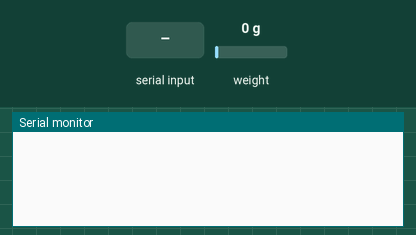
The sketch below on a simulated ESP32. On the bench: the last lines printed to the serial monitor. The test bench sets the inputs (shaded band); at power-on: weight on the scale 0 g. EEPROM starts erased.

Above: at 0.8 s.
0.9 s: "90,45\n" received over Serial
At 1.5 s:
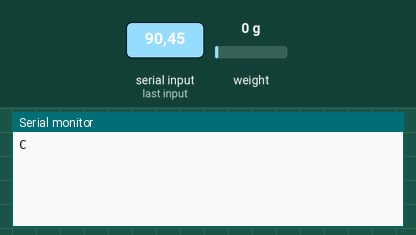
5.4 s: "k90\n" received over Serial
At 8.3 s:
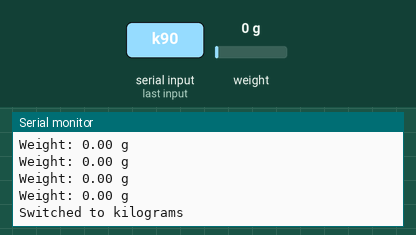
8.4 s: weight on the scale set to 100 g
At 9.7 s:
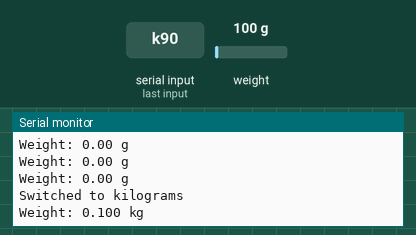
11.4 s: "k,45\n" received over Serial
At 12.4 s:
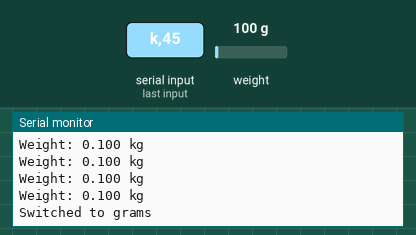
13.4 s: weight on the scale set to 1250 g
At 14.7 s:
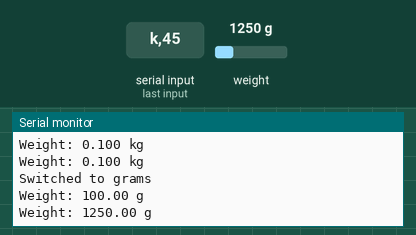
Timing chart, 0 to 15.9 s (numbered marks = the images above; inputs shaded):
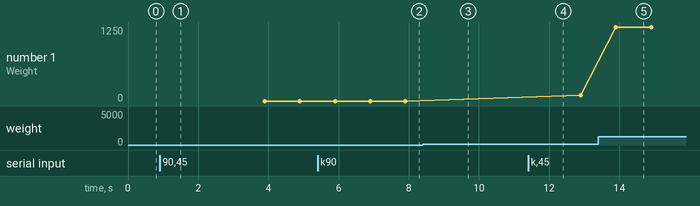

Measured:
- after the input at 0.9 s, the serial monitor: prints a new line at once (image 1)
- after the input at 5.4 s, the serial monitor: prints a new line after 2.5 s (image 2)
- after the input at 8.4 s, the serial monitor: prints a new line after 0.50 s (image 3)
- after the input at 11.4 s, the serial monitor: prints a new line after 0.50 s (image 4)
- after the input at 13.4 s, the serial monitor: prints a new line after 0.50 s (image 5)
- plotted number 1: 0 → 100 after the input at 11.4 s, 100 → 1250 after the input at 13.4 s

The sketch:

Arduino_to_esp32.ino
```cpp
/*-----------------------------------------Every command of this code will hendled by ESP32------------------------------------
                       But in case You can use following command :-
                      # To calibrate the load cell press-----> y or Y.
                      # To skip calibration press any alphanumeric key
                      # For unit conversion press------------> U or u.
*/

/* This is the code for load cell which can be used for any kind of load cell because it has a calibration function it also has a
  feature of taring and unit conversion.
---------------------------------------------------------------------------------------------------------------------
* components used:-
  1. Load cell
  2.HX711 module
  3. Arduino board

-------------------------------------Connection with arduino and esp32--------------------------------------------------
# connect Rx pin of arduino with Tx pin of esp32 dev module (pin17)
# connect Tx pin of arduino with Rx pin of es32 dev module (Pin16)
# connect ground pin of arduino with ground pin of esp32
 */

/* Required libries for this project Hx711 can be download from arduio library manager */
#include "HX711.h"
#include <EEPROM.h>

// HX711 circuit wiring
const int LOADCELL_DOUT_PIN = 2; // Connect HX711 Dout pin to Arduino digital pin 2
const int LOADCELL_SCK_PIN = 3;  // Connect HX711 Sck pin to Arduino digital pin 3

HX711 scale; // Hx711 object named as scale
int reading;  // This variable will store the actual weight of the load.
int lastReading;
int baudrate=57600; // baudrate for the system

// Deffault CALIBRATION FACTOR in case if person dosen't want to calibrate in that case it avoid any random value of palced weight
float DEFAULT_CALIBRATION_FACTOR = 326.660099;
float calibrationFactor = 0.0; // To store new actual calibrated value
const int EEPROM_ADDRESS = 0;  // EEProm address initilly it is at zero

/*-----------------------------------This is special type of variable that is used for unit conversinon -----------------------*/
enum WeightUnit { KILOGRAMS, GRAMS };
WeightUnit currentUnit = GRAMS; // initilly it is set to KILOGRAM


/*----------------------------------- This function will convert the weight to kg and kg to gram-----------------------*/

void inKg(float weight) {
  Serial.print("Weight: ");
  if (currentUnit == GRAMS) {
     Serial.print(weight);
    Serial.println(" g");
  } else {
   float kgWeight = static_cast<float>(weight) / 1000.0; // Type casting integer to float
    Serial.print(kgWeight, 3); // Display with 3 decimal places
    Serial.println(" kg");
  }
}

/*-------------------- This function will calibrate the loadcell and store the store that value to the EEPROM of arduino*/

void calibrate() {


  if (scale.is_ready()) {
        scale.tare();
        Serial.print("D");               // It will help esp32 to take decision when esp32 received D then it will exacute condition to enter weight
    bool weightEntered = false;         // For checking weather the actual weight of load entered or not
    bool enterAgain = true;             // Give chance to enter weight again in case of some non positive integer enterted
    float originalWeight = 0.0;         // to store the original weight entered by user


/*----------------------This will used to get actual weight of placed object on load cell within 10 sec--------------*/
while(enterAgain){
      while (Serial.available() > 0) {
        originalWeight = Serial.parseFloat();

/*------------------------Below condition check that whether the enterd weight greater the zero and and a number-------------*/

        if (!isnan(originalWeight) && originalWeight > 0) {
          weightEntered = true;
          enterAgain= false;
          break; // Exit the inner loop
        }
      }
      if (weightEntered) {
        break; // Exit the outer loop if weight have been entered
      }
}

/*----------------- used to calculate actual calibration factor----------------------------*/

    if (weightEntered) {
      long reading = scale.get_units(10);
      calibrationFactor = reading / originalWeight;//By dividing the reading get from hx711 with originalWeight will give our calibratio factor
      DEFAULT_CALIBRATION_FACTOR=calibrationFactor;
      delay(3000);
      scale.tare();

/*---------------------------------This part will store the calibration factor to the EEPROM of arduino-----------------------*/

      for (int i = 0; i < sizeof(calibrationFactor); i++) {
        EEPROM.write(EEPROM_ADDRESS + i, *((char*)&calibrationFactor + i)); // Write the data to EEPROM
      }
      EEPROM.end();  // compleating process

    } else {
      Serial.println("A");// It also help esp32 to take decision whenever esp32 received A then it will exacute condition that false value have entered so try again
    }
  }else {
      Serial.println("B");  // Indicate esp32 that Load cell is not ready.
    }
}

void setup() {
  Serial.begin(57600);
  scale.begin(LOADCELL_DOUT_PIN, LOADCELL_SCK_PIN);

  while (!Serial.available()) {
    // Wait for user input
  }
  char userInput = Serial.read();

  if (userInput == 'y' || userInput == 'Y') {

    calibrate();
  } else {

/*-------------------------Check if calibrated data is in EEPROM or not------------------------*/

    float eepromCalibration;
    EEPROM.get(EEPROM_ADDRESS, eepromCalibration);
    if (!isnan(eepromCalibration) && eepromCalibration != 0.0) {
      calibrationFactor = eepromCalibration;
    } else {
      calibrationFactor = DEFAULT_CALIBRATION_FACTOR; // if data is not available to the EEPROM then use deffault calibration factor
    }
  }

  Serial.println("C"); // tells esp32 to ask from user to weather to view weight in kg or in gram.
  delay(1000);
   scale.set_scale(calibrationFactor);
  scale.tare();
}

void loop() {
  if (Serial.available() > 0) {
    char userInput = Serial.read();

/* ----------------------This part is for unit conversion-------------------*/

   if (userInput == 'k'|| userInput == 'K') {
      // Toggle unit conversion
      if (currentUnit == GRAMS) {
        currentUnit = KILOGRAMS;
        Serial.println("Switched to kilograms");
      } else {
        currentUnit = GRAMS;
        Serial.println("Switched to grams");
      }
    }
  }

/* ----------------------Read weight from the HX711-------------------*/
  if (scale.wait_ready_timeout(200)) {
    reading = round(scale.get_units(10));
    inKg(reading);  // calling unit conversion function

    if (reading != lastReading) {
      lastReading = reading;
    }
  } else {
    Serial.println("HX711 not found.");
  }
}
```
